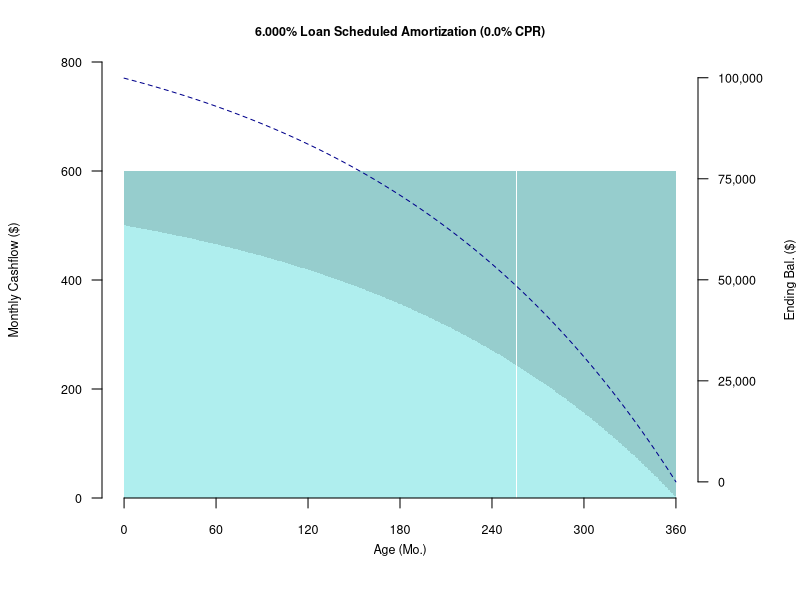
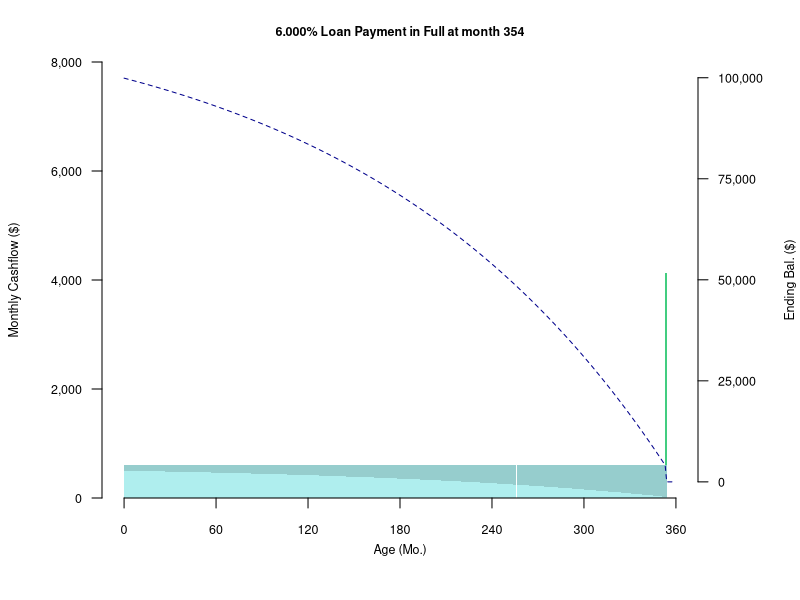
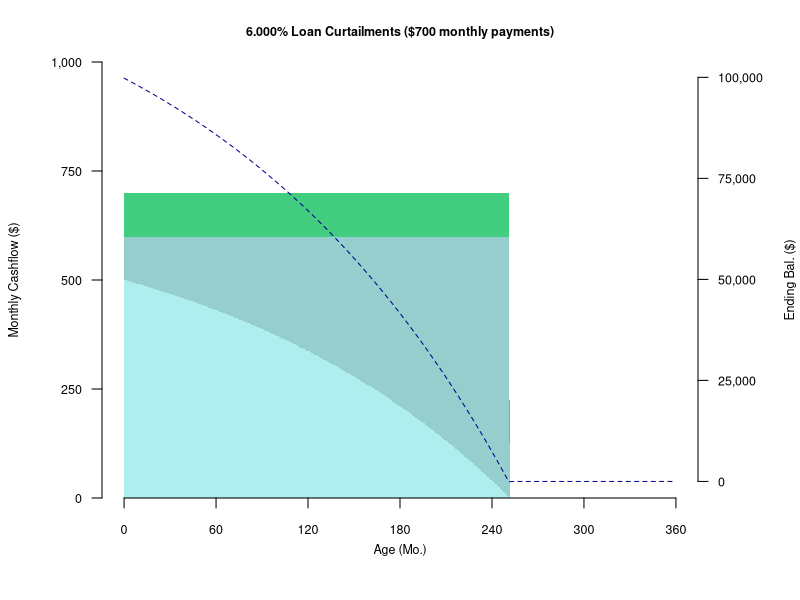
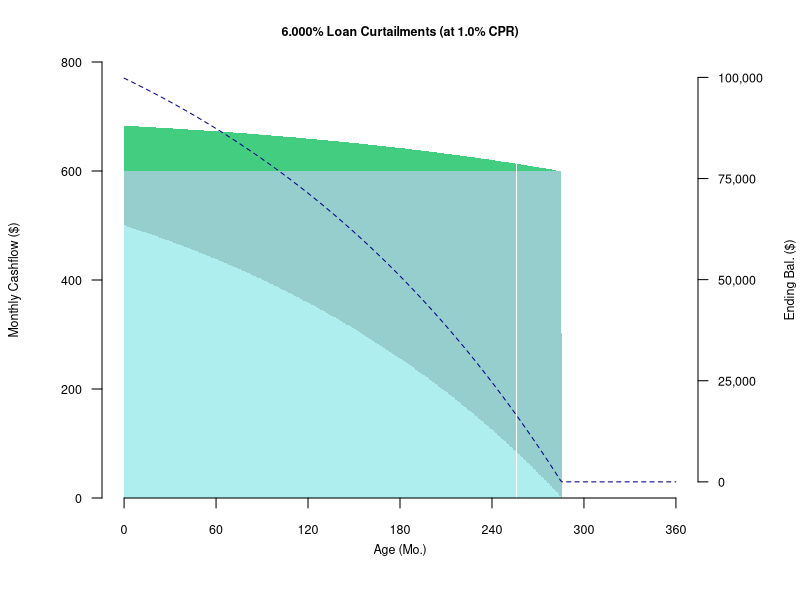
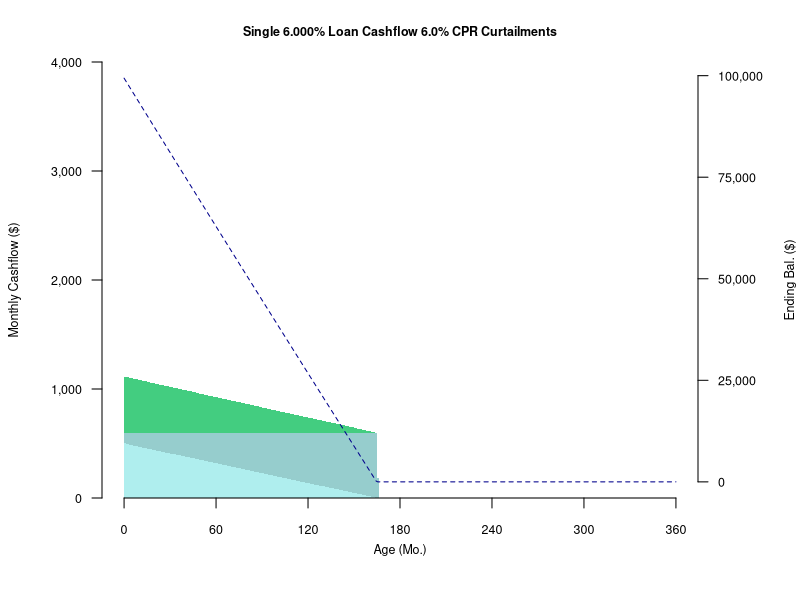
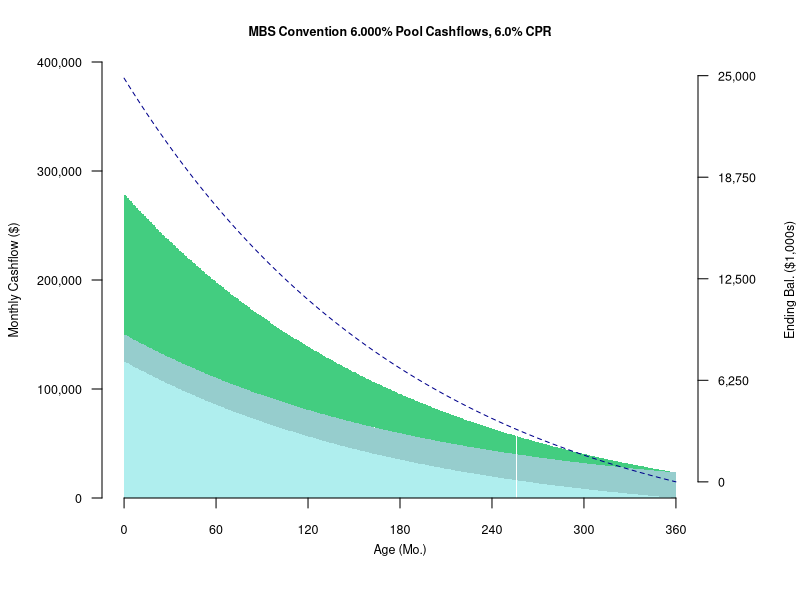

These figures' R source, in order: (Note: a time limit stopped this script after it produced the figures.)
## ---- chunk 1
library(dplyr)
library(data.table)
knitr::opts_chunk$set(echo = FALSE,fig.width=6,fig.height=3,dpi=300)
sched.prin.col<-"paleturquoise3"
int.col<-"paleturquoise"
unsched.prin.col<-"seagreen3"
ebal.col<-"darkblue"
ebal2.col<-"red"
cpr01.col<-"lightskyblue1"
cpr03.col<-"lightskyblue3"
cpr06.col<-"deepskyblue3"
cpr12.col<-"deepskyblue4"
cex.size<-0.75
## ---- chunk 2
# mortgage parameters used in the loan and pool examples
orig.term<-360
note.rate<-0.06     # e.g., 0.06 == 6% annual note rate, or 0.5% monthly rate (no compounding used)
orig.bal<-100000
scalar.cpr<-0.06    # flat life CPR, e.g., 0.06 == 6% conditional prepay rate which is an annual compounded rate
cpr<-replicate(orig.term,scalar.cpr)
# parameter string equivalents to basic parameters
scalar.smm<-1-(1-scalar.cpr)^(1/12)
note.rate.str<-sprintf("%5.2f%%",note.rate*100)
orig.bal.str<-prettyNum(orig.bal,big.mark=",", scientific=FALSE)

scalar.cpr.str<-sprintf("%5.2f%%",scalar.cpr*100)
scalar.smm.str<-sprintf("%5.2f%%",scalar.smm*100)
# used to illustrate single loan curtailments
mo.borrower.pay<-700
## ---- chunk 3
loan.count<-250
## ---- chunk 4
# level.pay.calc()
# returns level (scheduled) payment given term to maturity and note.rate normalized to orig balance == 1.0
level.pay.calc<-function(rem.term,monthly.rate)
{
  if(monthly.rate==0.0) {
    monthly.payment<-1/rem.term
  }
  else {
    monthly.payment<-(monthly.rate*(1+monthly.rate)^rem.term)/((1+monthly.rate)^rem.term-1)
  }
  return(monthly.payment)
}# level.pay.calc()
## ---- chunk 5
# amort.loan.cf(orig.term,note.rate,orig.bal,cpr=c(NA),mo.borrower.pay=NA) 
# ======================================================================
# amortize single loan incorporating prepayments
# orig.term = mortgage term in months
# note rate = 
#   CPR == 1 signifies paid-in-full
#   0 < CPR < 1 are curtailments
# mo.borrower.pay is used to model when the borrower sets his own monthly level payment higher than the scheduled
# payment, e.g., rounding to the next $100 or $1000. when mo.borrower.pay is set, then cpr is not used
# 
amort.loan.cf<-function(orig.term,note.rate,orig.bal,cpr=c(NA),mo.borrower.pay=NA)
{
  monthly.rate<-note.rate/12
  level.pay<-level.pay.calc(orig.term,monthly.rate)*orig.bal                    # derive sched pay
  if(!is.na(mo.borrower.pay) & mo.borrower.pay<level.pay){                      # error-check borrower pay
    print(sprintf("ERROR $%s mo.borrower.pay < $%s level.pay, ignoring",        
          prettyNum(round(mo.borrower.pay,2),big.mark=",", scientific=FALSE),
          prettyNum(round(level.pay,2),big.mark=",", scientific=FALSE)
          ))
    mo.borrower.pay<-NA
  }
  
  if(is.na(cpr[1]) | !is.na(mo.borrower.pay)){                      
    smm<-replicate(orig.term,0)
  } else {
    smm<-1-(1-cpr)^(1/12)
  }
  # initialize data.table for output
  cf<-data.table(mon=1:orig.term)
  cf[,bbal:=0]
  cf[1,bbal:=orig.bal]
  cf[,int:=0]
  cf[,sched.prin:=0]
  cf[,unsched.prin:=0]
  cf[,prin:=0]
  cf[,eschedbal:=0]
  cf[,ebal:=0]
  # begin amortization
  mo.bbal<-orig.bal
  mo.unsched.prin<-0
  for(m in 1:orig.term){
    mo.int<-mo.bbal * monthly.rate        # pay interest first
    mo.sched.prin<-min(mo.bbal,level.pay - mo.int)     # remainder of payment is sched prin
    mo.eschedbal<-mo.bbal - mo.sched.prin # balance after sched prin is sched bal
    if (!is.na(mo.borrower.pay)){
      mo.unsched.prin<-mo.borrower.pay - level.pay  # unsched prin is % of sched bal
    } else {
      mo.unsched.prin<-mo.eschedbal*smm[m]  # unsched prin is % of sched bal
    }
    mo.prin<-mo.sched.prin + mo.unsched.prin # total prin is sched + unsched prin
    mo.ebal<-mo.bbal - mo.prin            # ending actual balance
    # copy results to data.matrix as actual borrower cashflows, rounding to $0.01
    cf[m,bbal:=round(mo.bbal,2)]
    cf[m,int:=round(mo.int,2)]
    cf[m,sched.prin:=round(mo.sched.prin,2)]
    cf[m,unsched.prin:=round(mo.unsched.prin,2)]
    cf[m,prin:=round(mo.prin,2)]
    cf[m,eschedbal:=round(mo.eschedbal,2)]
    cf[m,ebal:=round(mo.ebal,2)]
    if(mo.ebal<=0.005) break
    mo.bbal<-mo.ebal                    # for next month
  }
  return (cf)
} # amort.loan.cf()
## ---- chunk 6
# amort.pool.cf()
# Amortize loan pool using MBS convention
# which models prepayments as continuous
# and pool as consisting of many loans of 0.01 each
# CPR in a given month represents the % of loans that PAY IN FULL that month
# there is no provision for curtailments
amort.pool.cf<-function(orig.term,note.rate,orig.bal,cpr=c(NA))
{
  monthly.rate<-note.rate/12
  if(is.na(cpr[1])){
    smm<-replicate(orig.term,0)
  } else {
    smm<-1-(1-cpr)^(1/12)
  }
  # initialize data.table for output
  cf<-data.table(mon=1:orig.term)
  cf[1,bbal:=orig.bal]
  cf[,int:=0]
  cf[,sched.prin:=0]
  cf[,unsched.prin:=0]
  cf[,prin:=0]
  cf[,eschedbal:=0]
  cf[,ebal:=0]
  mo.bbal<-orig.bal
  mo.unsched.prin<-0
  for(m in 1:orig.term){
    level.pay<-level.pay.calc(orig.term+1-m,monthly.rate)*mo.bbal  # recalc level pay based on act bal
    mo.int<-mo.bbal * monthly.rate          # pay interest first
    mo.sched.prin<-level.pay - mo.int       # remainder is sched prin
    mo.eschedbal<-mo.bbal - mo.sched.prin   # bal after sched prin is sched bal
    mo.unsched.prin<-mo.eschedbal*smm[m]    # unsched prin is % of sched bal
    mo.prin<-mo.sched.prin + mo.unsched.prin # total prin = sched + unsched prin
    mo.ebal<-mo.bbal - mo.prin              # actual bal
    # copy results to data.matrix as remitted pool cashflows, rounding to $0.01
    cf[m,bbal:=round(mo.bbal,2)]
    cf[m,int:=round(mo.int,2)]
    cf[m,sched.prin:=round(mo.sched.prin,2)]
    cf[m,unsched.prin:=round(mo.unsched.prin,2)]
    cf[m,prin:=round(mo.prin,2)]
    cf[m,eschedbal:=round(mo.eschedbal,2)]
    cf[m,ebal:=round(mo.ebal,2)]
    if(mo.ebal<0.005) break               # half-cent tolerance
    mo.bbal<-mo.ebal # for next month
  }
  return (cf)
} # amort.pool.cf
## ---- chunk 7
# convenience function to find aesthetic max, where significant is divisible by 4
scale.axis.max<-function(val,divisions=4){
  power.floor<-floor(log(val,10))
  power.ceil<-ceiling(log(val,10))
  if (val/10^power.ceil > 0.7){
    return (10^power.ceil)
  }
  return (ceiling(val/10^power.floor/divisions)*divisions*10^power.floor)
} # scale.axis.max()
## ---- chunk 8
# plot.cfs() plot cashflows
#
plot.cfs<-function(cf,title){
  par(mar=c(bottom=5, left=5, top=3, right=5) + 0.1) # bot, left, top, right in lines
  maxy<-scale.axis.max(max(cf$int+cf$sched.prin+cf$unsched.prin))
  displ.y<-maxy
  suff.y<-"($)"
  if(maxy>1000*1000){
    displ.y<-maxy/1000
    suff.y<-"($1,000s)"
  }
  cfm<-as.matrix(cf[,c("int","sched.prin","unsched.prin")])
  rownames(cfm)<-cf$mon
  cfmt<-t(cfm) # transpose
  barplot(cfmt,border=NA,col=c(int.col,sched.prin.col,unsched.prin.col),space=c(0,0),
          ylim=c(0,maxy),
          cex.main=cex.size, 
          xaxt="n",yaxt="n",xlab="",ylab="",main=title)
  axis(1, at = seq(0, orig.term, 12*5),cex.axis=cex.size)
  axis(2, at = seq(0, maxy, maxy/4),
       prettyNum(seq(0, displ.y, displ.y/4),big.mark=",", scientific=FALSE),las=1,cex.axis=cex.size)
  
  maxy2<-max(cf[!is.na(cf$bbal)]$bbal)

  displ.y2<-maxy2
  suff.y2<-"($)"
  if(maxy2>1000*1000){
    displ.y2<-maxy2/1000
    suff.y2<-"($1,000s)"
  }
  
  par(new=TRUE)     # new plot on same canvas, for ending balance
  plot(cf$mon,cf$ebal,type="l",col=ebal.col,xlab="", lty=2, ylab="",xaxt="n",yaxt="n",axes=FALSE,
          cex.main=cex.size ## cex.axis=cex.size,cex.lab=cex.size
  )
  axis(4, at = seq(0, maxy2, maxy2/4),
     prettyNum(seq(0, displ.y2, displ.y2/4),big.mark=",", scientific=FALSE),las=1,cex.axis=cex.size)
  
  mtext("Age (Mo.)",side=1,line=2.0,cex=cex.size) 
  mtext(paste("Monthly Cashflow",suff.y),side=2,line=4.0,cex=cex.size) 
  mtext(paste("Ending Bal.",suff.y2),side=4,line=4.0,cex=cex.size) 
  legend(x="bottom", xpd=TRUE,inset = c(0, -0.65),horiz=TRUE,cex=cex.size,
         legend=c("Interest","Sched.Prin.","Unsched.Prin.","Ending Balance"),
         lty=c(1,1,1,2),
         col=c(NA,NA,NA,ebal.col),
         fill=c(int.col,sched.prin.col,unsched.prin.col,NA),border=NA,
         bty="n"
         )
} # plot.cfs()
## ---- chunk 9
plot.comp.bals<-function(cf,cf2,title){
  par(mar=c(bottom=5, left=5, top=3, right=5) + 0.1) # bot, left, top, right in lines
  
  maxy2<-max(cf[!is.na(cf$bbal)]$bbal)

  maxy<-max(cf[!is.na(cf$bbal)]$bbal,cf2[!is.na(cf2$bbal)]$bbal)
  displ.y<-maxy
  suff.y<-"($)"
  if(maxy>1000*1000){
    displ.y<-maxy/1000
    suff.y<-"($1,000s)"
  }

  plot(cf$mon,cf$ebal,type="l",col=ebal.col,main=title,
       xlab="", ylab="",xaxt="n",yaxt="n",axes=FALSE,
       cex.main=cex.size) 
  lines(cf2$mon,cf2$ebal,lty=2,col=ebal2.col) # dashed
  axis(1, at = seq(0, orig.term, 12*5),cex.axis=cex.size)
  axis(2, at = seq(0, maxy, maxy/4),
       prettyNum(seq(0, displ.y, displ.y/4),big.mark=",", scientific=FALSE),las=1,cex.axis=cex.size)

  mtext("Age (Mo.)",side=1,line=2.0,cex=cex.size) 
  mtext(paste("Ending Bal.",suff.y),side=2,line=4.0,cex=cex.size) 
  legend(x="bottom", xpd=TRUE,inset = c(0, -0.65),horiz=TRUE,cex=cex.size,
         legend=c("Loan Simulation","MBS Convention"),
         lty=c(1,2),
         col=c(ebal.col,ebal2.col),
         bty="n"
         )
} # plot.comp.bals()
## ---- chunk 10
cpr.eg<-0
cprsingle<-replicate(orig.term,cpr.eg)
cfloan<-amort.loan.cf(orig.term,note.rate,orig.bal,cprsingle)
title<-sprintf("%3.3f%% Loan Scheduled Amortization (%3.1f%% CPR)",note.rate*100,cpr.eg*100)
plot.cfs(cfloan,title)
## ---- chunk 11
pif.mon<-354
cprsingle<-replicate(orig.term,0)
cprsingle[pif.mon]<-1.0
cfloan<-amort.loan.cf(orig.term,note.rate,orig.bal,cprsingle)
title<-sprintf("%3.3f%% Loan Payment in Full at month %3d",note.rate*100, pif.mon)
plot.cfs(cfloan,title)
## ---- chunk 12
cfloan<-amort.loan.cf(orig.term,note.rate,orig.bal,cpr=c(NA),mo.borrower.pay=mo.borrower.pay)
title<-sprintf("%3.3f%% Loan Curtailments ($%s monthly payments)",note.rate*100,
               prettyNum(round(mo.borrower.pay,2),big.mark=",", scientific=FALSE))  ##,cpr.eg*100)
plot.cfs(cfloan,title)
## ---- chunk 13
cpr.eg<-0.01
cprsingle<-replicate(orig.term,cpr.eg)
cfloan<-amort.loan.cf(orig.term,note.rate,orig.bal,cprsingle)
title<-sprintf("%3.3f%% Loan Curtailments (at %3.1f%% CPR)",note.rate*100,cpr.eg*100)
plot.cfs(cfloan,title)
## ---- chunk 14

cfloan<-amort.loan.cf(orig.term,note.rate,orig.bal,cpr)
title<-sprintf("Single %3.3f%% Loan Cashflow %3.1f%% CPR Curtailments",note.rate*100,scalar.cpr*100)
plot.cfs(cfloan,title)
## ---- chunk 15
pool.orig.bal<-orig.bal*loan.count
cfpool<-amort.pool.cf(orig.term,note.rate,pool.orig.bal,cpr)

title<-sprintf("MBS Convention %3.3f%% Pool Cashflows, %3.1f%% CPR",note.rate*100,scalar.cpr*100)
plot.cfs(cfpool,title)

## ---- chunk 16
# simulate.loan.pool(orig.term,note.rate,orig.bal,scalar.cpr,loan.count)
# convert prepayments to probabilities, CPR is probability a loan will prepay in full in the year,
# SMM the probabilty a loan will prepay in the month. For each loan, randomly simulate a projected 
# time series of binary payment outcomes, 1.0 for paid in full and 0.0 for amortize. This series translates 
# directly to CPR (or SMM, as the 0.0 and 1.0 are equivalent CPR and SMM) vectors which are passed 
# into the amort.loan.cf() function. Each loan cashflow is aggregated into a pool cashflow. 
# The resulting pool cashflow of discrete loan prepayments more closely resembles observable pool cashflows
# than the continuous cashflows using the MBS pool convention, but converges with the MBS pool convention
# as loan count exceeds 250 or more.
# This simulation offers is no provision for curtailment.
simulate.loan.pool<-function(orig.term,note.rate,orig.bal,scalar.cpr,loan.count){
  cpr<-replicate(orig.term,scalar.cpr)
  smm<-1-(1-cpr)^(1/12)

  for(loan.no in 1:loan.count){
    pifcpr<-runif(n=orig.term)  # uniformly random for each month 1:orig.term
    pifcpr<-(pifcpr<smm)*1      # interpret smm as a probability of monthly PIF
    cf1<-amort.loan.cf(orig.term,note.rate,orig.bal,pifcpr)
    # accumulate individual loan cashflows to the pool level
    if(loan.no==1){
      cfsim<-cf1
    } else {
      cfsim<-cfsim+cf1
    }
  }
  cfsim$mon<-cfsim$mon/loan.count
  return(cfsim)
}# simulate.loan.pool()
## ---- chunk 17
set.seed(666)
cfsim<-simulate.loan.pool(orig.term,note.rate,orig.bal,scalar.cpr,loan.count)
## ---- chunk 18
title<-sprintf("%3.3f%% Pool Loan Simulation Cashflows, %d Loans, %3.1f%% CPR",note.rate*100,loan.count,scalar.cpr*100)
plot.cfs(cfsim,title)
## ---- chunk 19
title<-sprintf("%3.3f%% Loan Simulation vs MBS Convention, %d Loans %3.1f%% CPR",
               note.rate*100, loan.count,scalar.cpr*100)
plot.comp.bals(cfsim,cfpool,title)

## ---- chunk 20
# given a cashflow calculate 1-,3-,6- and 12-month CPR
# cashflow cf minimally contains the following attributes for each month
# mon bbal      ebal      unsched.prin
# 1   5000000.0 4960467.5  25643.63
# 2   4960467.5 4921209.3  25440.68
# ...
# mon          = timeseries month (index):   cf[1,] represents the first cashflow
# bbal         = beginning (actual) balance: cf[1,bbal] represents the original balance of loan or pool
# ebal         = ending (actual) balance:    cf[1,ebal] represents the remaining balance after first payment
# unsched.prin = unscheduled principal:      cf[1,unsched.prin] borrower payment in excess of scheduled payment
#                                            incorporates payments of full repayments and curtailments
calc.hist.cpr<-function(cf){
  orig.term<-nrow(cf)
  hist.cpr<-data.table(mon=1:orig.term)
  hist.cpr$bbal<-cf$bbal
  hist.cpr$ebal<-cf$ebal
  hist.cpr$unsched.prin<-cf$unsched.prin
  hist.cpr[,wam:=orig.term-mon]
  # collect trailing 1,3,6,12-month unscheduled principal
  hist.cpr[bbal>0,uprin01:=unsched.prin]  
  hist.cpr[bbal>0,uprin03:=uprin01+shift(unsched.prin,1)+shift(unsched.prin,2)]
  hist.cpr[bbal>0,uprin06:=uprin03+shift(unsched.prin,3)+shift(unsched.prin,4)+shift(unsched.prin,5)]
  hist.cpr[bbal>0,uprin12:=uprin06+shift(unsched.prin,6)+shift(unsched.prin,7)+shift(unsched.prin,8)
           +shift(unsched.prin,9)+shift(unsched.prin,10)+shift(unsched.prin,11)]
  # determine 1-,3-,6-,12-mo scheduled ending balances for month m
  # e.g., hist.cpr[m,sched.ebal01] is the scheduled balance projected from hist.cpr[m-1,ebal] assuming no prepayments
  #       sched.ebal01 for month m is m's ending balance plus m's unsched prin
  #       sched.ebal03 for month m is m's ending balance plus unsched prin in month m, m-1 and m-2 (3 months)
  #       etc.
  hist.cpr[,sched.ebal01:=ebal+uprin01]
  hist.cpr[,sched.ebal03:=ebal+uprin03]
  hist.cpr[,sched.ebal06:=ebal+uprin06]
  hist.cpr[,sched.ebal12:=ebal+uprin12]
  # SMM single monthly mortality
  # SMM is defined as unscheduled principal divided by scheduled balance (*SF1999* page SF-5).
  # when calculating 3-,6- and 12-mo SMM, decompound total unsched over period to 1m equivalents such that
  # e.g. smm03[m] ~= 1-(1-smm01[m])(1-smm01[m-1])(1-smm01[m-2])
  # we signify ~= (approximate) because a constant 1m SMM for example is applied to balances which are 
  # amortizing as well as prepaying
  hist.cpr[,smm01:=uprin01/sched.ebal01]
  hist.cpr[,smm03:=1-(1-uprin03/sched.ebal03)^(1/3)]
  hist.cpr[,smm06:=1-(1-uprin06/sched.ebal06)^(1/6)]
  hist.cpr[,smm12:=1-(1-uprin12/sched.ebal12)^(1/12)]
  # annualize SMMs to CPRs
  hist.cpr[,cpr01:=1-(1-smm01)^12]
  hist.cpr[,cpr03:=1-(1-smm03)^12]
  hist.cpr[,cpr06:=1-(1-smm06)^12]
  hist.cpr[,cpr12:=1-(1-smm12)^12]

  return(hist.cpr)
}# calc.hist.cpr
## ---- chunk 21
plot.hist.cpr<-function(cf,title=NA){
  par(mar=c(bottom=5, left=5, top=3, right=5) + 0.1) # bot, left, top, right in lines
  maxy<-0.40 ## scale.axis.max(max(cf$int+cf$sched.prin+cf$unsched.prin))
  hist.cpr<-calc.hist.cpr(cf)
  plot(hist.cpr$mon,hist.cpr$cpr01,col=cpr01.col,type="l",lty=2,xlab="",
       main=title,cex.main=cex.size,
       ylab="",xaxt="n",yaxt="n",ylim=c(0,maxy)) # type="l"
  lines(hist.cpr$cpr03,lty=1,col=cpr03.col) # 
  lines(hist.cpr$cpr06,lty=1,col=cpr06.col) # 
  lines(hist.cpr$cpr12,lty=1,lwd=2,col=cpr12.col) # 
  axis(1, at = seq(0, orig.term, 12*5),cex.axis=cex.size)
  axis(2, at = seq(0, maxy, maxy/4),
       sprintf("%3.0f%%",seq(0, maxy, maxy/4)*100),cex.axis=cex.size,las=1)
  par(new=TRUE)     # new plot on same canvas, for ending balance
  plot(hist.cpr$mon,hist.cpr$ebal,type="l",col=ebal.col,xlab="", lty=2,ylab="",xaxt="n",yaxt="n",axes=FALSE,
          cex.main=cex.size ## cex.axis=cex.size,cex.lab=cex.size
  )
  maxy2<-max(cf[!is.na(cf$bbal)]$bbal)
    displ.y2<-maxy2
  suff.y2<-"($)"
  if(maxy2>1000*1000){
    displ.y2<-maxy2/1000
    suff.y2<-"($1,000s)"
  }

  axis(4, at = seq(0, maxy2, maxy2/4),
     prettyNum(seq(0, displ.y2, displ.y2/4),big.mark=",", scientific=FALSE),las=1,cex.axis=cex.size)
  mtext("Age (Mo.)",side=1,line=2.0,cex=cex.size) 
  mtext(paste("Prepayment (CPR)"),side=2,line=4.0,cex=cex.size) 
  mtext(paste("Ending Bal.",suff.y2),side=4,line=4.0,cex=cex.size) 
  legend(x="bottom", xpd=TRUE,inset = c(0, -0.65),horiz=TRUE,cex=cex.size*0.9,
         legend=c("1m CPR (LHS)","3m CPR (LHS)", "6m CPR (LHS)", "12m CPR (LHS)","End.Bal.(RHS)"),
         lty=c(1,1,1,1,2),
         lwd=c(1,1,1,2,1),
         col=c(cpr01.col,cpr03.col,cpr06.col,cpr12.col,ebal.col),
         bty="n"
         )
}#plot.hist.cpr()
## ---- chunk 22
# cfloan
# cfpool
# cfsim

title<-sprintf("Single %3.3f%% Loan Cashflow %3.1f%% CPR Curtailments",note.rate*100,scalar.cpr*100)
plot.hist.cpr(cfloan,title)

title<-sprintf("MBS Convention %3.3f%% Pool Cashflows, %3.1f%% CPR",note.rate*100,scalar.cpr*100)
plot.hist.cpr(cfpool,title)

title<-sprintf("%3.3f%% Pool Loan Simulation Cashflows, %d Loans, %3.1f%% CPR",note.rate*100,loan.count,scalar.cpr*100)
plot.hist.cpr(cfsim,title)

## ---- chunk 23
print(sessionInfo())
packinfo <- installed.packages(fields = c("Package", "Version"))
print(packinfo[,  "Version", drop=F])
